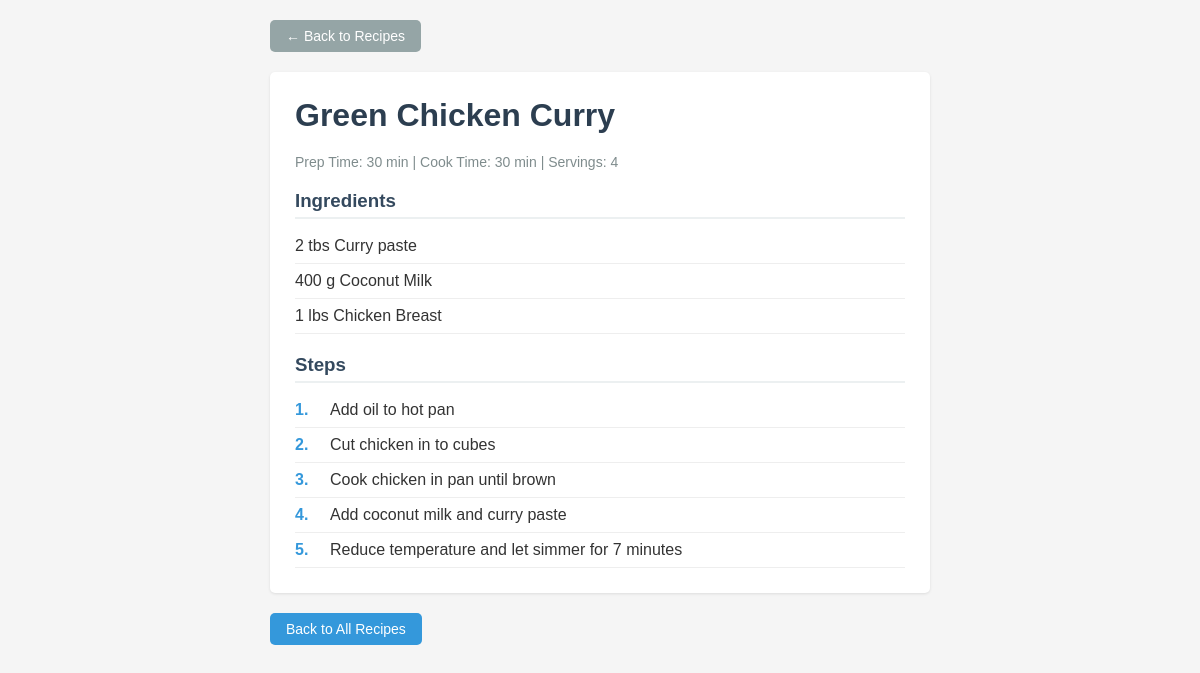
/recipes/1, run on the app's committed database.
### tables this page shows
CREATE TABLE recipe (
            id INTEGER PRIMARY KEY AUTOINCREMENT,
            title TEXT NOT NULL,
            prep_time INTEGER,
            cook_time INTEGER,
            servings INTEGER
        );

CREATE TABLE ingredient (
            id INTEGER PRIMARY KEY AUTOINCREMENT,
            recipe_id INTEGER NOT NULL,
            name TEXT NOT NULL,
            quantity TEXT,
            unit TEXT,
            FOREIGN KEY (recipe_id) REFERENCES recipe(id)
        );

CREATE TABLE step (
            id INTEGER PRIMARY KEY AUTOINCREMENT,
            recipe_id INTEGER NOT NULL,
            step_order INTEGER NOT NULL,
            instruction TEXT NOT NULL,
            FOREIGN KEY (recipe_id) REFERENCES recipe(id)
        );

### app.py (the view)
@app.route("/recipes/<int:recipe_id>")
def view_recipe(recipe_id):
    conn = get_db()
    recipe = conn.execute("SELECT * FROM recipe WHERE id = ?", (recipe_id,)).fetchone()
    if recipe is None:
        flash("Recipe not found.")
        return redirect(url_for("index"))
    ingredients = conn.execute(
        "SELECT * FROM ingredient WHERE recipe_id = ?", (recipe_id,)
    ).fetchall()
    steps = conn.execute(
        "SELECT * FROM step WHERE recipe_id = ? ORDER BY step_order", (recipe_id,)
    ).fetchall()
    conn.close()
    return render_template(
        "view_recipe.html", recipe=recipe, ingredients=ingredients, steps=steps
    )

### app.py (called while the page is built)
def get_db():
    conn = sqlite3.connect(DB_PATH)
    conn.row_factory = sqlite3.Row
    return conn

### templates/view_recipe.html
{% extends "base.html" %}
{% block content %}
<a href="{{ url_for('index') }}" class="btn btn-secondary" style="margin-bottom: 20px;">← Back to Recipes</a>
<div class="recipe-detail">
    <h1>{{ recipe.title }}</h1>
    <div class="meta-info">
        Prep Time: {{ recipe.prep_time or '—' }} min |
        Cook Time: {{ recipe.cook_time or '—' }} min |
        Servings: {{ recipe.servings or '—' }}
    </div>
    <div class="detail-section">
        <h3>Ingredients</h3>
        {% if ingredients %}
            {% for ing in ingredients %}
            <div class="ingredient-item">
                {{ ing.quantity }} {{ ing.unit }} {{ ing.name }}
            </div>
            {% endfor %}
        {% else %}
            <p style="color: #999;">No ingredients listed.</p>
        {% endif %}
    </div>
    <div class="detail-section">
        <h3>Steps</h3>
        {% if steps %}
            {% for step in steps %}
            <div class="step-item">
                <span class="step-number">{{ step.step_order }}.</span>
                <span>{{ step.instruction }}</span>
            </div>
            {% endfor %}
        {% else %}
            <p style="color: #999;">No steps listed.</p>
        {% endif %}
    </div>
</div>
<div class="actions">
    <a href="{{ url_for('index') }}" class="btn">Back to All Recipes</a>
</div>
{% endblock %}

### templates/base.html (style rules this page uses)
* { margin: 0; padding: 0; box-sizing: border-box; }
body { font-family: Arial, sans-serif; background: #f5f5f5; color: #333; }
h1 { margin-bottom: 20px; color: #2c3e50; }
.btn { display: inline-block; padding: 8px 16px; background: #3498db; color: white; text-decoration: none; border-radius: 5px; border: none; cursor: pointer; font-size: 14px; }
.btn-secondary { background: #95a5a6; }
.recipe-detail { background: white; padding: 25px; border-radius: 5px; box-shadow: 0 1px 3px rgba(0,0,0,0.1); }
.detail-section { margin-top: 20px; }
.detail-section h3 { margin-bottom: 10px; color: #34495e; border-bottom: 2px solid #ecf0f1; padding-bottom: 5px; }
.ingredient-item, .step-item { padding: 8px 0; border-bottom: 1px solid #eee; }
.step-item { display: flex; gap: 10px; }
.step-number { font-weight: bold; color: #3498db; min-width: 25px; }
.meta-info { color: #7f8c8d; font-size: 14px; margin-bottom: 15px; }
.actions { margin-top: 20px; display: flex; gap: 10px; }

### data on the page
recipe: title "Green Chicken Curry", prep_time "30", cook_time "30", servings "4"
ingredient: quantity "2", unit "tbs", name "Curry paste"
ingredient: quantity "400", unit "g", name "Coconut Milk"
ingredient: quantity "1", unit "lbs", name "Chicken Breast"
step: step_order "1", instruction "Add oil to hot pan"
step: step_order "2", instruction "Cut chicken in to cubes"
step: step_order "3", instruction "Cook chicken in pan until brown"
step: step_order "4", instruction "Add coconut milk and curry paste"
step: step_order "5", instruction "Reduce temperature and let simmer for 7 minutes"
